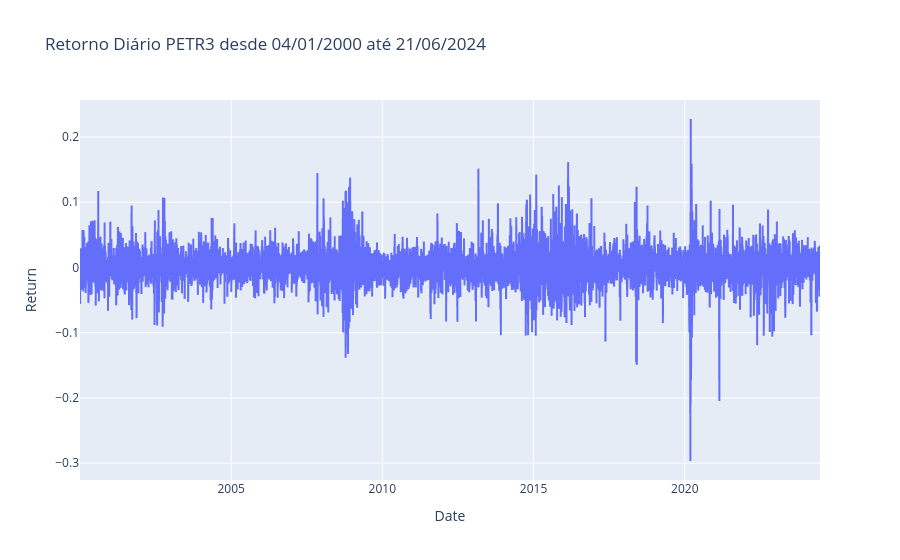

The cell this chart's notebook holds for it:
### Code cell
px.line(petr3, x=petr3.index, y='Return', title='Retorno Diário PETR3 desde 04/01/2000 até 21/06/2024')

### Figure 1 — Plotly figure (JSON) as saved in the notebook; plotly's stock layout.template omitted (floating-point values rounded to 4 significant figures; data arrays with more than 128 entries replaced by an {"elided": "..."} marker saying what was removed)
{"data": [{"hovertemplate": "Date=%{x}<br>Return=%{y}<extra></extra>", "legendgroup": "", "line": {"color": "#636efa", "dash": "solid"}, "marker": {"symbol": "circle"}, "mode": "lines", "name": "", "showlegend": false, "type": "scattergl", "x": {"elided": "6145 str values"}, "xaxis": "x", "y": {"elided": "6145 float values"}, "yaxis": "y"}], "layout": {"legend": {"tracegroupgap": 0}, "title": {"text": "Retorno Diário PETR3 desde 04/01/2000 até 21/06/2024"}, "xaxis": {"anchor": "y", "domain": [0, 1], "title": {"text": "Date"}}, "yaxis": {"anchor": "x", "domain": [0, 1], "title": {"text": "Return"}}}}
